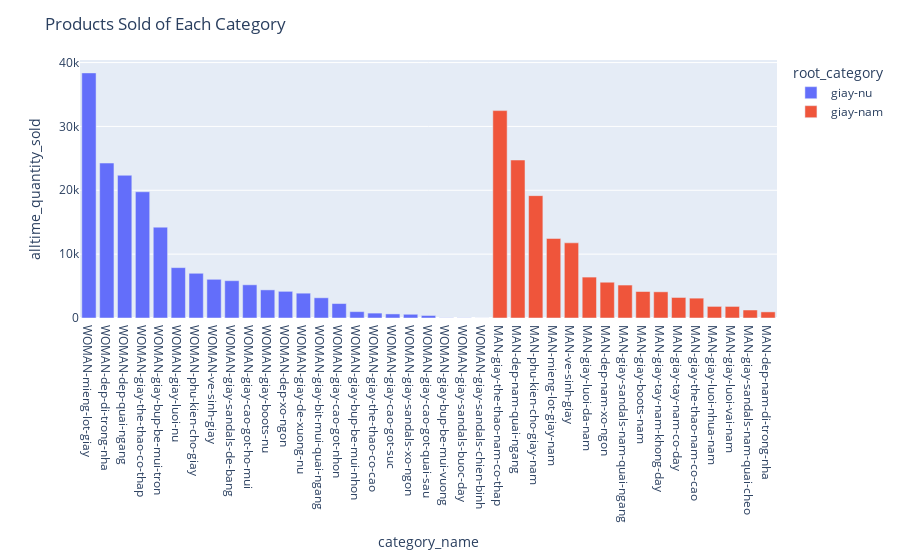

Notebook source saved alongside this figure:
### Markdown cell above
By comparing 2 category on PRICE, we can see:
- product of price > 1 are sandals, sport sneakers, men's western shoes (giay tay), men's plastic boots (CROCS shoes)
- MID PRICE RANGE 200k - 500k: other shoes
- PRICE <200k: shoes'accesories, men's slippers

### Code cell
avg_price_df = concat_df.groupby(['category_name', 'root_category'])['alltime_quantity_sold'].sum().reset_index()
avg_price_df = avg_price_df.sort_values(by='alltime_quantity_sold',ascending=False)

fig = px.bar(avg_price_df, x='category_name', y='alltime_quantity_sold', color='root_category')
fig.update_layout(title='Products Sold of Each Category')
fig.show()

### Figure 1 — Plotly figure (JSON) as saved in the notebook; plotly's stock layout.template omitted (floating-point values rounded to 4 significant figures)
{"data": [{"alignmentgroup": "True", "hovertemplate": "root_category=giay-nu<br>category_name=%{x}<br>alltime_quantity_sold=%{y}<extra></extra>", "legendgroup": "giay-nu", "marker": {"color": "#636efa", "pattern": {"shape": ""}}, "name": "giay-nu", "offsetgroup": "giay-nu", "orientation": "v", "showlegend": true, "textposition": "auto", "type": "bar", "x": ["WOMAN-mieng-lot-giay", "WOMAN-dep-di-trong-nha", "WOMAN-dep-quai-ngang", "WOMAN-giay-the-thao-co-thap", "WOMAN-giay-bup-be-mui-tron", "WOMAN-giay-luoi-nu", "WOMAN-phu-kien-cho-giay", "WOMAN-ve-sinh-giay", "WOMAN-giay-sandals-de-bang", "WOMAN-giay-cao-got-ho-mui", "WOMAN-giay-boots-nu", "WOMAN-dep-xo-ngon", "WOMAN-giay-de-xuong-nu", "WOMAN-giay-bit-mui-quai-ngang", "WOMAN-giay-cao-got-nhon", "WOMAN-giay-bup-be-mui-nhon", "WOMAN-giay-the-thao-co-cao", "WOMAN-giay-cao-got-suc", "WOMAN-giay-sandals-xo-ngon", "WOMAN-giay-cao-got-quai-sau", "WOMAN-giay-bup-be-mui-vuong", "WOMAN-giay-sandals-buoc-day", "WOMAN-giay-sandals-chien-binh"], "xaxis": "x", "y": [38382, 24264, 22351, 19765, 14226, 7890, 7003, 6061, 5843, 5199, 4403, 4175, 3886, 3167, 2261, 997, 767, 638, 584, 395, 35, 29, 7], "yaxis": "y"}, {"alignmentgroup": "True", "hovertemplate": "root_category=giay-nam<br>category_name=%{x}<br>alltime_quantity_sold=%{y}<extra></extra>", "legendgroup": "giay-nam", "marker": {"color": "#EF553B", "pattern": {"shape": ""}}, "name": "giay-nam", "offsetgroup": "giay-nam", "orientation": "v", "showlegend": true, "textposition": "auto", "type": "bar", "x": ["MAN-giay-the-thao-nam-co-thap", "MAN-dep-nam-quai-ngang", "MAN-phu-kien-cho-giay-nam", "MAN-mieng-lot-giay-nam", "MAN-ve-sinh-giay", "MAN-giay-luoi-da-nam", "MAN-dep-nam-xo-ngon", "MAN-giay-sandals-nam-quai-ngang", "MAN-giay-boots-nam", "MAN-giay-tay-nam-khong-day", "MAN-giay-tay-nam-co-day", "MAN-giay-the-thao-nam-co-cao", "MAN-giay-luoi-nhua-nam", "MAN-giay-luoi-vai-nam", "MAN-giay-sandals-nam-quai-cheo", "MAN-dep-nam-di-trong-nha"], "xaxis": "x", "y": [32476, 24740, 19163, 12455, 11770, 6406, 5602, 5160, 4148, 4102, 3215, 3109, 1816, 1812, 1251, 958], "yaxis": "y"}], "layout": {"barmode": "relative", "legend": {"title": {"text": "root_category"}, "tracegroupgap": 0}, "margin": {"t": 60}, "title": {"text": "Products Sold of Each Category"}, "xaxis": {"anchor": "y", "domain": [0, 1], "title": {"text": "category_name"}}, "yaxis": {"anchor": "x", "domain": [0, 1], "title": {"text": "alltime_quantity_sold"}}}}
